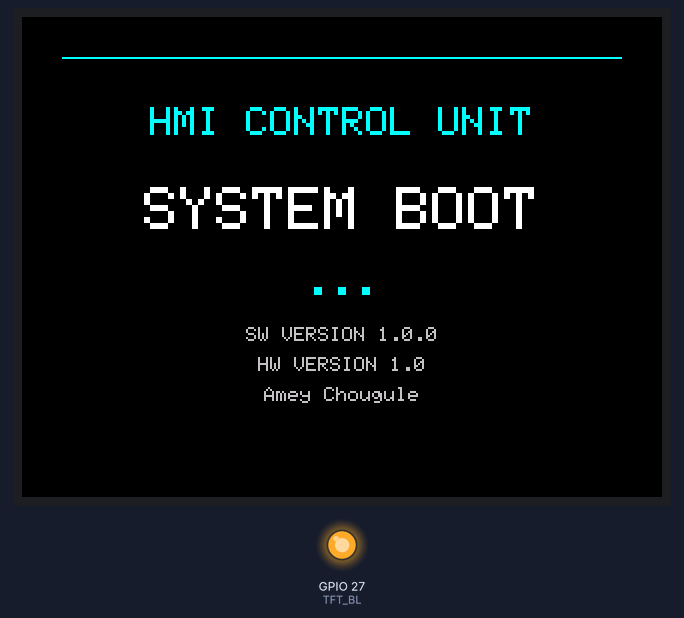
Recording of a sketch running on a simulated ESP32. On the bench: 320×240 colour display, output pins drawn as LEDs (lit = HIGH). What the sketch prints to the serial monitor is not drawn.

Above: at 0.4 s.
At 1.7 s:
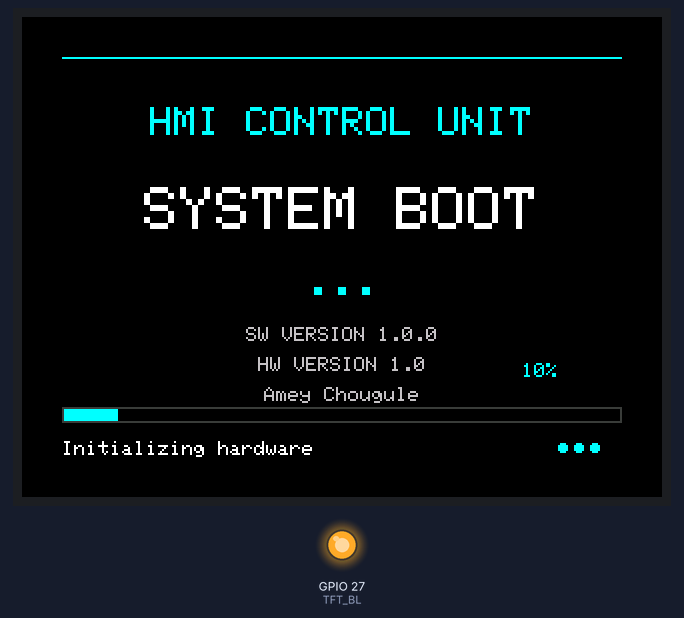
At 3.0 s:
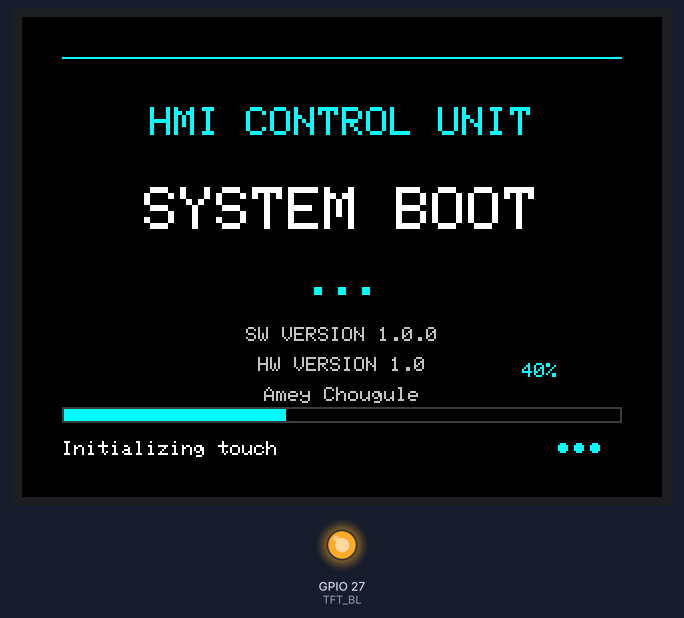
At 4.2 s:
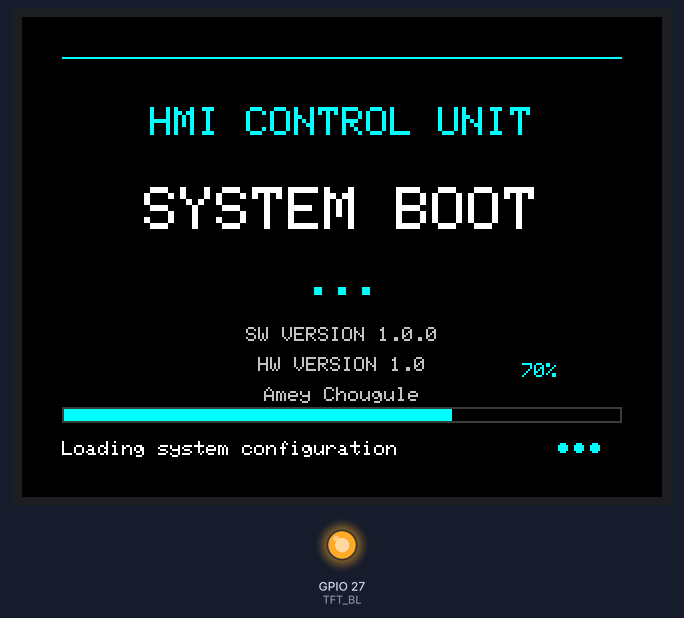
At 5.8 s:
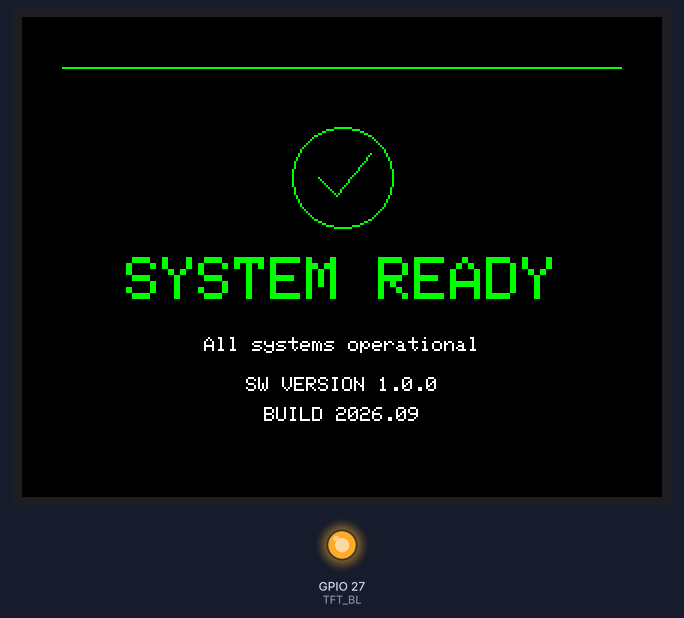
At 7.7 s:
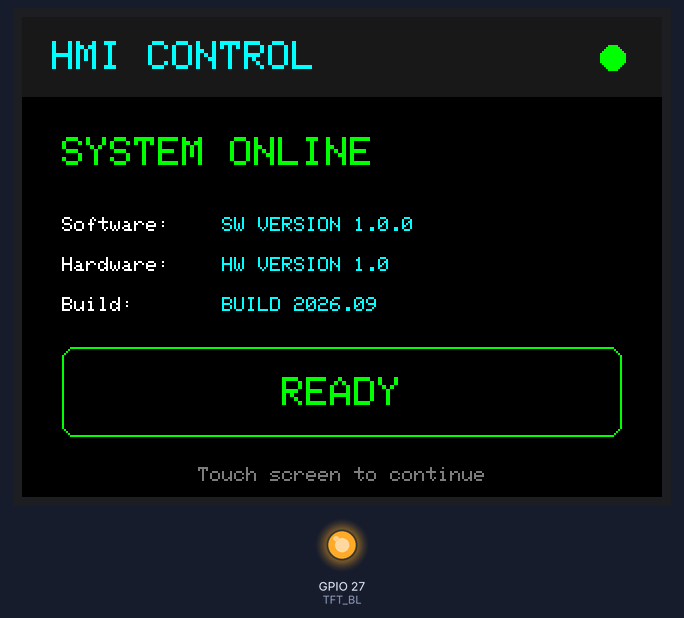

Measured:
- what the display in image 4 shows lasts 1.9 s, from 5.7 s to 7.6 s

The sketch:

Boot_Animation.ino
```cpp
#include <SPI.h>
#include <Adafruit_GFX.h>
#include <Adafruit_ILI9341.h>
#include <XPT2046_Touchscreen.h>

// =====================================================
// TFT PIN CONFIGURATION
// =====================================================

#define TFT_CS    15
#define TFT_DC     2
#define TFT_RST   -1

#define TFT_SCLK  14
#define TFT_MOSI  13
#define TFT_MISO   4

#define TFT_BL    27

// =====================================================
// TOUCH PIN CONFIGURATION
// =====================================================

#define TOUCH_CS   33
#define TOUCH_IRQ  36

// =====================================================
// DISPLAY OBJECTS
// =====================================================

Adafruit_ILI9341 tft(
  TFT_CS,
  TFT_DC,
  TFT_RST
);

XPT2046_Touchscreen touch(
  TOUCH_CS,
  TOUCH_IRQ
);

// =====================================================
// SYSTEM INFORMATION
// =====================================================

const char* PRODUCT_NAME   = "HMI CONTROL UNIT"; // Change as per required //
const char* SOFTWARE_VER   = "SW VERSION 1.0.0"; // Change as per required //
const char* HARDWARE_VER   = "HW VERSION 1.0"; // Change as per required //
const char* BUILD_DATE     = "BUILD 2026.09"; // Change as per required //
const char* COMPANY_NAME   = "Amey Chougule"; // Change as per required //

// =====================================================
// COLORS
// =====================================================

#define BG_COLOR       ILI9341_BLACK
#define TEXT_COLOR     ILI9341_WHITE
#define ACCENT_COLOR   ILI9341_CYAN
#define SUCCESS_COLOR  ILI9341_GREEN
#define WARNING_COLOR  ILI9341_YELLOW
#define ERROR_COLOR    ILI9341_RED
#define BAR_BG         0x39E7

// =====================================================
// SETUP
// =====================================================

void setup()
{
  Serial.begin(115200);

  // ---------------------------------------------------
  // BACKLIGHT
  // ---------------------------------------------------

  pinMode(TFT_BL, OUTPUT);
  digitalWrite(TFT_BL, HIGH);

  // ---------------------------------------------------
  // SPI
  // ---------------------------------------------------

  SPI.begin(
    TFT_SCLK,
    TFT_MISO,
    TFT_MOSI,
    TFT_CS
  );

  // ---------------------------------------------------
  // TFT
  // ---------------------------------------------------

  tft.begin();
  tft.setRotation(1);
  tft.fillScreen(BG_COLOR);

  // ---------------------------------------------------
  // TOUCH
  // ---------------------------------------------------

  touch.begin();
  touch.setRotation(1);

  // ---------------------------------------------------
  // START BOOT SEQUENCE
  // ---------------------------------------------------

  bootAnimation();

  // ---------------------------------------------------
  // MAIN SCREEN
  // ---------------------------------------------------

  mainScreen();
}

// =====================================================
// BOOT ANIMATION
// =====================================================

void bootAnimation()
{
  Serial.println();
  Serial.println("======================================");
  Serial.println("        SYSTEM BOOT SEQUENCE");
  Serial.println("======================================");

  // ---------------------------------------------------
  // BOOT LOGO
  // ---------------------------------------------------

  tft.fillScreen(BG_COLOR);

  // Small top line
  tft.drawFastHLine(
    20,
    20,
    280,
    ACCENT_COLOR
  );

  // Product name
  tft.setTextColor(ACCENT_COLOR);
  tft.setTextSize(2);

  centerText(
    PRODUCT_NAME,
    45,
    2
  );

  // SYSTEM BOOT
  tft.setTextColor(TEXT_COLOR);
  tft.setTextSize(3);

  centerText(
    "SYSTEM BOOT",
    85,
    3
  );

  // Loading dots
  tft.setTextColor(ACCENT_COLOR);
  tft.setTextSize(2);

  centerText(
    "...",
    125,
    2
  );

  // Version
  tft.setTextColor(ILI9341_LIGHTGREY);
  tft.setTextSize(1);

  centerText(
    SOFTWARE_VER,
    155,
    1
  );

  centerText(
    HARDWARE_VER,
    170,
    1
  );

  centerText(
    COMPANY_NAME,
    185,
    1
  );

  delay(1000);

  // ---------------------------------------------------
  // INITIALIZATION STEPS
  // ---------------------------------------------------

  bootStep(
    "Initializing hardware",
    10
  );

  bootStep(
    "Initializing display",
    25
  );

  bootStep(
    "Initializing touch",
    40
  );

  bootStep(
    "Initializing communication",
    55
  );

  bootStep(
    "Loading system configuration",
    70
  );

  bootStep(
    "Running diagnostics",
    85
  );

  bootStep(
    "Starting application",
    100
  );

  // ---------------------------------------------------
  // SYSTEM READY
  // ---------------------------------------------------

  tft.fillScreen(BG_COLOR);

  // Top line
  tft.drawFastHLine(
    20,
    25,
    280,
    SUCCESS_COLOR
  );

  // Check mark circle
  tft.drawCircle(
    160,
    80,
    25,
    SUCCESS_COLOR
  );

  // Check mark
  tft.drawLine(
    148,
    80,
    157,
    89,
    SUCCESS_COLOR
  );

  tft.drawLine(
    157,
    89,
    174,
    68,
    SUCCESS_COLOR
  );

  // SYSTEM READY
  tft.setTextColor(SUCCESS_COLOR);
  tft.setTextSize(3);

  centerText(
    "SYSTEM READY",
    120,
    3
  );

  tft.setTextColor(TEXT_COLOR);
  tft.setTextSize(1);

  centerText(
    "All systems operational",
    160,
    1
  );

  centerText(
    SOFTWARE_VER,
    180,
    1
  );

  centerText(
    BUILD_DATE,
    195,
    1
  );

  delay(1800);
}

// =====================================================
// BOOT STEP
// =====================================================

void bootStep(
  const char* message,
  int percentage
)
{
  Serial.print("[BOOT] ");
  Serial.print(message);
  Serial.print(" ... ");

  // ---------------------------------------------------
  // Clear status area
  // ---------------------------------------------------

  tft.fillRect(
    20,
    210,
    280,
    25,
    BG_COLOR
  );

  // Status text
  tft.setTextColor(TEXT_COLOR);
  tft.setTextSize(1);

  tft.setCursor(
    20,
    212
  );

  tft.print(message);

  // ---------------------------------------------------
  // Progress bar
  // ---------------------------------------------------

  int barX = 20;
  int barY = 195;
  int barW = 280;
  int barH = 8;

  // Background
  tft.drawRect(
    barX,
    barY,
    barW,
    barH,
    BAR_BG
  );

  // Progress
  int progressWidth =
    map(
      percentage,
      0,
      100,
      0,
      barW - 2
    );

  tft.fillRect(
    barX + 1,
    barY + 1,
    progressWidth,
    barH - 2,
    ACCENT_COLOR
  );

  // Percentage
  tft.fillRect(
    245,
    170,
    55,
    15,
    BG_COLOR
  );

  tft.setTextColor(ACCENT_COLOR);
  tft.setTextSize(1);

  tft.setCursor(
    250,
    173
  );

  tft.print(percentage);
  tft.print("%");

  // ---------------------------------------------------
  // Animated dots
  // ---------------------------------------------------

  for (int i = 0; i < 3; i++)
  {
    delay(120);

    tft.fillCircle(
      270 + i * 8,
      215,
      2,
      ACCENT_COLOR
    );
  }

  delay(250);

  Serial.println("OK");
}

// =====================================================
// MAIN SCREEN
// =====================================================

void mainScreen()
{
  tft.fillScreen(BG_COLOR);

  // ---------------------------------------------------
  // HEADER
  // ---------------------------------------------------

  tft.fillRect(
    0,
    0,
    320,
    40,
    0x18C3
  );

  tft.setTextColor(ACCENT_COLOR);
  tft.setTextSize(2);

  tft.setCursor(
    15,
    12
  );

  tft.println("HMI CONTROL");

  // Status indicator
  tft.fillCircle(
    295,
    20,
    6,
    SUCCESS_COLOR
  );

  // ---------------------------------------------------
  // SYSTEM STATUS
  // ---------------------------------------------------

  tft.setTextColor(SUCCESS_COLOR);
  tft.setTextSize(2);

  tft.setCursor(
    20,
    60
  );

  tft.println("SYSTEM ONLINE");

  // ---------------------------------------------------
  // INFORMATION
  // ---------------------------------------------------

  tft.setTextColor(TEXT_COLOR);
  tft.setTextSize(1);

  tft.setCursor(20, 100);
  tft.println("Software:");

  tft.setTextColor(ACCENT_COLOR);
  tft.setCursor(100, 100);
  tft.println(SOFTWARE_VER);

  tft.setTextColor(TEXT_COLOR);
  tft.setCursor(20, 120);
  tft.println("Hardware:");

  tft.setTextColor(ACCENT_COLOR);
  tft.setCursor(100, 120);
  tft.println(HARDWARE_VER);

  tft.setTextColor(TEXT_COLOR);
  tft.setCursor(20, 140);
  tft.println("Build:");

  tft.setTextColor(ACCENT_COLOR);
  tft.setCursor(100, 140);
  tft.println(BUILD_DATE);

  // ---------------------------------------------------
  // READY MESSAGE
  // ---------------------------------------------------

  tft.drawRoundRect(
    20,
    165,
    280,
    45,
    6,
    SUCCESS_COLOR
  );

  tft.setTextColor(SUCCESS_COLOR);
  tft.setTextSize(2);

  centerText(
    "READY",
    180,
    2
  );

  // Footer
  tft.setTextColor(ILI9341_DARKGREY);
  tft.setTextSize(1);

  centerText(
    "Touch screen to continue",
    225,
    1
  );
}

// =====================================================
// CENTER TEXT
// =====================================================

void centerText(
  const char* text,
  int y,
  int size
)
{
  tft.setTextSize(size);

  int16_t x1;
  int16_t y1;
  uint16_t w;
  uint16_t h;

  tft.getTextBounds(
    text,
    0,
    y,
    &x1,
    &y1,
    &w,
    &h
  );

  int x =
    (tft.width() - w) / 2;

  tft.setCursor(
    x,
    y
  );

  tft.println(text);
}

// =====================================================
// LOOP
// =====================================================

void loop()
{
  // Main application can be added here.

  delay(100);
}
```
